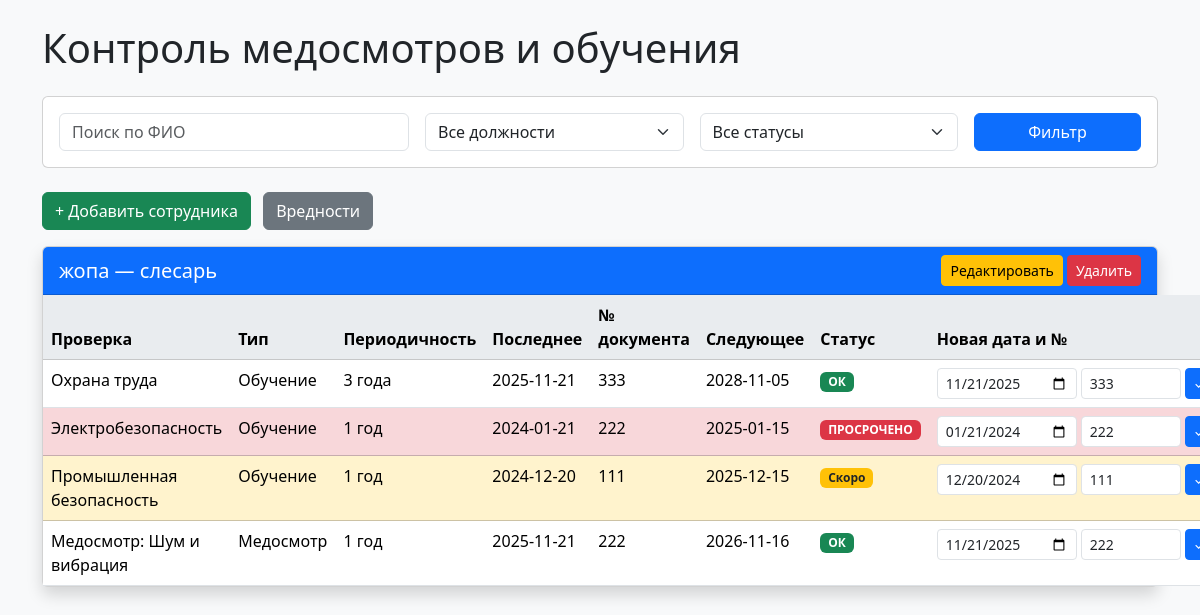
The page / on the database its author committed.
### app.py (models this page shows)
class Employee(db.Model):
    id = db.Column(db.Integer, primary_key=True)
    full_name = db.Column(db.String(100), nullable=False)
    position = db.Column(db.String(100), nullable=False)
    employee_hazards = db.relationship('EmployeeHazard', backref='employee', lazy=True, cascade="all, delete-orphan")
    employee_trainings = db.relationship('EmployeeTraining', backref='employee', lazy=True, cascade="all, delete-orphan")

class TrainingType(db.Model):
    id = db.Column(db.Integer, primary_key=True)
    name = db.Column(db.String(100), nullable=False)
    default_periodicity = db.Column(db.Integer, default=12)
    employee_trainings = db.relationship('EmployeeTraining', backref='training_type', lazy=True)

class EmployeeCheck(db.Model):
    id = db.Column(db.Integer, primary_key=True)
    employee_id = db.Column(db.Integer, db.ForeignKey('employee.id'), nullable=False)
    kind = db.Column(db.String(20), nullable=False)
    kind_id = db.Column(db.Integer, nullable=False)
    last_date = db.Column(db.Date)
    document_number = db.Column(db.String(50))  # ← НОВОЕ ПОЛЕ

### app.py (the view)
@app.route('/')
def index():
    search = request.args.get('search', '').strip()
    position = request.args.get('position', '')
    status = request.args.get('status', '')      # overdue / soon
    query = Employee.query
    if search:
        query = query.filter(Employee.full_name.ilike(f'%{search}%'))
    if position:
        query = query.filter(Employee.position == position)
    employees = query.all()
    today = datetime.today().date()
    data = []
    positions = sorted({e.position for e in Employee.query.all() if e.position})
    for emp in employees:
        checks = []
        show_employee = False
        for et in emp.employee_trainings:
            tr = et.training_type
            ec = EmployeeCheck.query.filter_by(employee_id=emp.id, kind='training', kind_id=et.id).first()
            last = ec.last_date if ec else None
            doc = ec.document_number if ec else None
            next_d = last + timedelta(days=et.periodicity_months * 30) if last else None
            st = "never" if not last else ("overdue" if next_d <= today else "soon" if next_d <= today + timedelta(days=30) else "ok")
            if status and st not in [status, 'never']:
                continue
            show_employee = True
            checks.append({
                'name': tr.name, 'category': 'Обучение', 'period': et.periodicity_months,
                'last': last, 'next': next_d, 'doc': doc, 'status': st,
                'kind': 'training', 'kind_id': et.id
            })
        for eh in emp.employee_hazards:
            h = eh.hazard
            ec = EmployeeCheck.query.filter_by(employee_id=emp.id, kind='hazard', kind_id=eh.id).first()
            last = ec.last_date if ec else None
            doc = ec.document_number if ec else None
            next_d = last + timedelta(days=eh.periodicity_months * 30) if last else None
            st = "never" if not last else ("overdue" if next_d <= today else "soon" if next_d <= today + timedelta(days=30) else "ok")
            if status and st not in [status, 'never']:
                continue
            show_employee = True
            checks.append({
                'name': f"Медосмотр: {h.name}", 'category': 'Медосмотр', 'period': eh.periodicity_months,
                'last': last, 'next': next_d, 'doc': doc, 'status': st,
                'kind': 'hazard', 'kind_id': eh.id
            })
        if show_employee or not status:
            data.append({'emp': emp, 'checks': checks})
    return render_template('index.html', data=data, search=search, position=position,
                           status=status, positions=positions, format_period=format_period)

### app.py (called while the page is built)
def format_period(months):
    if months % 12 == 0:
        years = months // 12
        if years == 1:
            return "1 год"
        elif 2 <= years <= 4:
            return f"{years} года"
        else:
            return f"{years} лет"
    else:
        return f"{months} мес."

### templates/index.html (shortened to what this page needs)
<!DOCTYPE html>
<html lang="ru">
<head>
    <link href="https://cdn.jsdelivr.net/npm/bootstrap@5.3.3/dist/css/bootstrap.min.css" rel="stylesheet">
</head>
<body class="bg-light">
<div class="container mt-4">
    <h1 class="mb-4">Контроль медосмотров и обучения</h1>
    <div class="card mb-4">
        <div class="card-body">
            <form class="row g-3">
                <div class="col-md-4"><input type="text" class="form-control" name="search" placeholder="Поиск по ФИО" value="{{ search }}"></div>
                <div class="col-md-3">
                    <select class="form-select" name="position">
                        <option value="">Все должности</option>
                    </select>
                </div>
                <div class="col-md-3">
                    <select class="form-select" name="status">
                        <option value="">Все статусы</option>
                    </select>
                </div>
                <div class="col-md-2"><button class="btn btn-primary w-100">Фильтр</button></div>
            </form>
        </div>
    </div>
    <div class="mb-3">
        <a href="{{ url_for('edit_employee') }}" class="btn btn-success">+ Добавить сотрудника</a>
        <a href="{{ url_for('admin') }}" class="btn btn-secondary ms-2">Вредности</a>
    </div>
    {% for item in data %}
    <div class="card mb-4 shadow">
        <div class="card-header d-flex justify-content-between align-items-center bg-primary text-white">
            <h5 class="mb-0">{{ item.emp.full_name }} — {{ item.emp.position }}</h5>
            <div>
                <a href="{{ url_for('edit_employee', id=item.emp.id) }}" class="btn btn-sm btn-warning">Редактировать</a>
                <a href="{{ url_for('delete_employee', id=item.emp.id) }}" class="btn btn-sm btn-danger" onclick="return confirm('Удалить?')">Удалить</a>
            </div>
        </div>
        <div class="card-body p-0">
            <table class="table table-hover mb-0">
                <thead class="table-light">
                    <tr>
                        <th>Проверка</th>
                        <th>Тип</th>
                        <th>Периодичность</th>
                        <th>Последнее</th>
                        <th>№ документа</th>
                        <th>Следующее</th>
                        <th>Статус</th>
                        <th>Новая дата и №</th>
                    </tr>
                </thead>
                <tbody>
                    {% for c in item.checks %}
                    <tr class="{{ 'table-danger' if c.status == 'overdue' else 'table-warning' if c.status == 'soon' else '' }}">
                        <td>{{ c.name }}</td>
                        <td>{{ c.category }}</td>
                        <td>{{ format_period(c.period) }}</td>
                        <td>{{ c.last or '—' }}</td>
                        <td>{{ c.doc or '—' }}</td>
                        <td>{{ c.next or '—' }}</td>
                        <td>
                            {% if c.status == 'overdue' %}<span class="badge badge-overdue">ПРОСРОЧЕНО</span>
                            {% elif c.status == 'soon' %}<span class="badge badge-soon">Скоро</span>
                            {% elif c.status == 'never' %}<span class="badge bg-secondary">Не проходил</span>
                            {% else %}<span class="badge bg-success">ОК</span>{% endif %}
                        </td>
                        <td>
                            <form method="post" action="{{ url_for('set_date') }}" class="d-flex gap-1">
                                <input type="date" name="date" value="{{ c.last }}" class="form-control form-control-sm" style="width:140px;">
                                <input type="text" name="doc_number" value="{{ c.doc or '' }}" placeholder="№" class="form-control form-control-sm" style="width:100px;">
                                <button type="submit" class="btn btn-sm btn-primary">✓</button>
                            </form>
                        </td>
                    </tr>
                    {% endfor %}
                </tbody>
            </table>
        </div>
    </div>
    {% else %}
    <div class="alert alert-info">Ничего не найдено</div>
    {% endfor %}
</div>
</body>
</html>

### templates/index.html (style rules this page uses)
.table th { background: #e9ecef; }
.badge-overdue { background: #dc3545; }
.badge-soon { background: #ffc107; color: #212529; }

### rows shown on the page
Employee: emp.full_name "жопа", emp.position "слесарь"
TrainingType: name "Охрана труда"
EmployeeCheck: last_date "2025-11-21", document_number "333", date "11/21/2025", doc_number "333"
TrainingType: name "Электробезопасность"
EmployeeCheck: last_date "2024-01-21", document_number "222", date "01/21/2024", doc_number "222"
TrainingType: name "Промышленная безопасность"
EmployeeCheck: last_date "2024-12-20", document_number "111", date "12/20/2024", doc_number "111"
EmployeeCheck: name "Медосмотр: Шум и вибрация", category "Медосмотр", period "1 год", last_date "2025-11-21", document_number "222", next "2026-11-16", shows "ОК", date "11/21/2025", doc_number "222"

### other values the page prints
{{ c.category }} "Обучение" "Обучение" "Обучение"
{{ c.next or '—' }} "2028-11-05" "2025-01-15" "2025-12-15"
